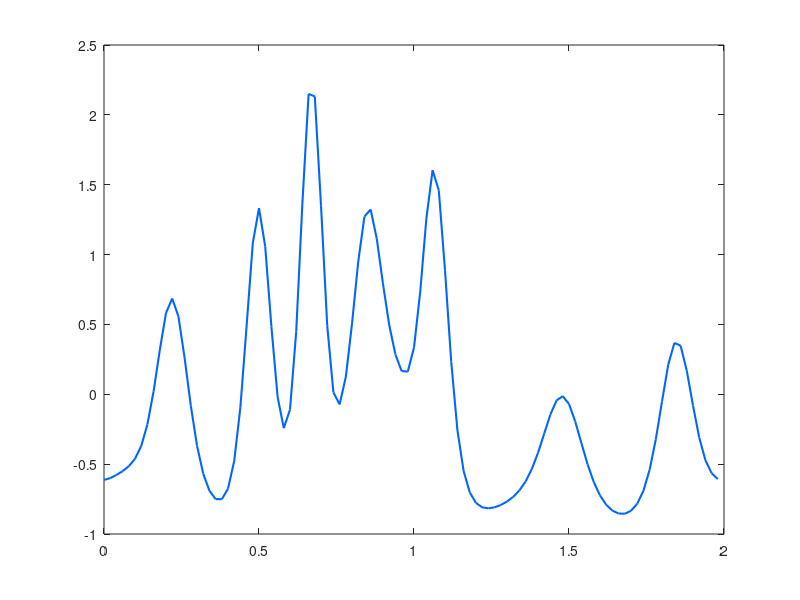

Recreate this plot in MATLAB. (Note: this script raises an error after producing the figure.)
% Implementation of six different schemes applied to the Korteweg-de Vries
% equation, as it is given in Eidnes and Li: "Linearly implicit local and
% global energy-preserving methods for Hamiltonian PDEs" [EL19].
% The schemes are:
% ** the LILEP and LIGEP schemes of [EL19],
% ** the LEP and GEP schemes of
% Gong, Cai and Wang: "Some new structure-preserving algorithms for general
% multi-symplectic formulations of Hamiltonian PDEs" (2014)
% ** the implicit midpoint (IMP) and multi-symplectic box (MSB) schemes of
% Ascher and McLachlan: "On symplectic and multisymplectic schemes for the
% KdV equation" (2005)
% ** a scheme obtained by a spatial discretization based on the standard
% formulation of the KdV equation, i.e. not on its multi-symplectic form,
% and the average vector field method in time (AVFM)
% 
% Code written by Sølve Eidnes and Lu Li

k = .01; % Time step size
T = 10; % End time
N = round(T/k); % Number of time steps

% % Initial conditions:
%
% Test problem 1 in [EL19]:
P = 2; % Length of spatial domain
M = 100; % Number of spatial steps
h = P/M; % Spatial step size
x = (0:h:P-h)';
gamma = 0.022;
eta = 1;
u0 = cos(pi*x);
%
% % Test problem 2 in [EL19]:
% P = 20; % Length of spatial domain
% M = 100; % Number of spatial steps
% h = P/M; % Spatial step size
% x = (0:h:P-h)';
% gamma = 1;
% eta = 6;
% c = 4;
% u_ana = @(x,t) 0.5*c*sech(mod(-x+c*t,P)-P/2).^2;
% u0 = u_ana(x,0);

% Creating the average and forward difference matrices:
e = ones(M,1);
Ax = .5*spdiags([e e], 0:1, M, M);
Ax(M,1) = .5;
deltax = 1/h*spdiags([-e e], 0:1, M, M);
deltax(M,1) = 1/h;
I = speye(M);

uNs = zeros(7,M); % To store solution values from all seven methods
% To store discrete approximations to the energy at every time step:
energies = zeros(1,N);
energiesK = zeros(1,N);

% LILEP
u = u0;
tic
for i = 1:N
    un = (1/k*Ax^3 + .5*eta*deltax*Ax*spdiags(Ax*u,0,M,M)*Ax + .5*gamma^2*deltax^3)\(1/k*Ax^3*u-.5*gamma^2*deltax^3*u);
    energies(i) = h*1/6*sum(-gamma^2*3*(deltax*u).^2 + eta*(Ax*u).^3);
    energiesK(i) = h*1/6*sum(-gamma^2*((deltax*u).^2 + 2*(deltax*u).*(deltax*un)) + eta*(Ax*u).^2.*(Ax*un));
    u = un;
end
fprintf('The LILEP scheme used %f seconds.\n',toc);
uNs(1,:) = u;
figure(1)
plot(x,uNs(1,:),'LineWidth',1.5,'Color',[0,.4,1])
hold on

% LEP
u = u0;
tic
for i = 1:N
    un = newton_KdV_LEP(u,u,eta,gamma,deltax,Ax,k,M,1e-10);
    energies(i) = h*1/6*sum(-gamma^2*3*(deltax*u).^2 + eta*(Ax*u).^3);
    energiesK(i) = h*1/6*sum(-gamma^2*((deltax*u).^2 + 2*(deltax*u).*(deltax*un)) + eta*(Ax*u).^2.*(Ax*un));
    u = un;
end
fprintf('The LEP scheme used %f seconds.\n',toc);
uNs(2,:) = u;
figure(1)
plot(x,uNs(2,:),'LineStyle','--','LineWidth',1.5,'Color',[.6,.8,1])

% LIGEP
deltacx = .5/h*spdiags([-e e], [-1,1], M, M);
deltacx(M,1) = .5/h;
deltacx(1,M) = -.5/h;
u = u0;
%D1 = deltacx;
D1 = fourierD1(M,P);
tic
for i = 1:N
    un = (I/k + .5*eta*D1*spdiags(u,0,M,M) + .5*gamma^2*D1^3)\(1/k*u - .5*gamma^2*D1^3*u);
    energies(i) = h*1/6*(-3*gamma^2*sum((D1*un).^2) + eta*sum(un.^3));
    energiesK(i) = h*1/6*(-gamma^2*sum((D1*u).^2+2*(D1*u).*(D1*un)) + eta*sum(u.^2.*un));
    u = un;
end
fprintf('The LIGEP scheme used %f seconds.\n',toc);
uNs(3,:) = u;
figure(1)
plot(x,uNs(3,:),'LineWidth',1.5,'Color',[.8,0,.2])

% GEP
u = u0;
%D1 = deltacx;
D1 = fourierD1(M,P);
tic
for i = 1:N
    un = newton_KdV_GEP(u,u,eta,gamma,D1,k,M,1e-10);
    energies(i) = h*1/6*(-3*gamma^2*sum((D1*un).^2) + eta*sum(un.^3));
    energiesK(i) = h*1/6*(-gamma^2*sum((D1*u).^2+2*(D1*u).*(D1*un)) + eta*sum(u.^2.*un));
    u = un;
end
fprintf('The GEP scheme used %f seconds.\n',toc);
uNs(4,:) = u;
figure(1)
plot(x,uNs(4,:),'LineStyle','--','LineWidth',1.5,'Color',[1,.6,.7])

% Creating matrices needed for the IMP, MSB and AVFM schemes:
deltac = .5/h*spdiags([-e e], [-1 1], M, M);
deltac(M,1) = .5/h; deltac(1,M) = -.5/h;
dc3 = spdiags([-e 2*e -2*e e], [-2 -1 1 2], M, M);
dc3(M,1) = -2; dc3(1,M) = 2; dc3(M,2) = 1;
dc3(M-1,1) = 1; dc3(1,M-1) = -1; dc3(2,M) = -1;
dc3 = .5/h^3*dc3;
otto = spdiags([e 3*e 3*e e], [-2 -1 0 1], M, M);
otto(1,M-1) = 1; otto(1,M) = 3; otto(2,M) = 1; otto(M,1) = 1;
motto = spdiags([-e 3*e -3*e e], [-2 -1 0 1], M, M);
motto(1,M-1) = -1; motto(1,M) = 3; motto(2,M) = -1; motto(M,1) = 1;
moo = spdiags([-e -e e e], [-2 -1 0 1], M, M);
moo(1,M-1) = -1; moo(1,M) = -1; moo(2,M) = -1; moo(M,1) = 1;
dd = 1/h^2*spdiags([e -2*e e], -1:1, M, M);
dd(M,1) = 1/h^2; dd(1,M) = 1/h^2;

% IMP
u = u0;
energies = zeros(1,N);
energiesK = zeros(1,N);
%theta = 2/3;
theta = 1;
tic
for i = 1:N
    u = newton_KdV_IMP(u,u,eta,gamma,deltac,dc3,k,theta,M,I,1e-10);
end
fprintf('The IMP scheme used %f seconds.\n',toc);
uNs(5,:) = u;
figure(1)
plot(x,uNs(5,:),'LineWidth',1.5,'Color',[.6,.8,.6])

% MSB
u = u0;
tic
for i = 1:N
    u = newton_KdV_MSB(u,u,eta,gamma,otto,motto,moo,k,h,M,1e-10);
end
fprintf('The MSB scheme used %f seconds.\n',toc);
uNs(6,:) = u;
figure(1)
plot(x,uNs(6,:),'LineWidth',1.5,'Color',[.7,.6,.8])

% AVFM
u = u0;
tic
for i = 1:N
    u = newton_KdV_AVF(u,u,eta,gamma,deltac,dd,k,M,I,1e-10);
end
fprintf('The AVFM scheme used %f seconds.\n',toc);
uNs(7,:) = u;
figure(1)
plot(x,uNs(6,:),'LineStyle','--','LineWidth',1.5,'Color',[1,0.6,0])
hold off

figure(1)
set(gca,'fontsize',9)
legend('LILEP','LEP','LIGEP','GEP','IMP','MSB','AVFM','Location','northeast')
ylabel('u(x,T)')
xlabel('x')

%%%%
function un = newton_KdV_LEP(u,un,eta,gamma,deltax,Ax,k,M,tol)
f = @(un) 1/k*Ax^3*(un-u) + 1/6*deltax*Ax*eta*((Ax*un).^2+(Ax*un).*(Ax*u)+(Ax*u).^2) + .5*gamma^2*(deltax^3*un+deltax^3*u);
J = @(un) 1/k*Ax^3 + 1/6*deltax*Ax*eta*(spdiags(Ax*u,0,M,M)*Ax+2*spdiags(Ax*un,0,M,M)*Ax) + .5*gamma^2*deltax^3;
err = norm(f(un));
c = 0;
while err > tol
    un = un - J(un)\f(un);
    err = norm(f(un));
    c = c+1;
    if c > 5
        break;
        err
    end
end
end

function un = newton_KdV_GEP(u,un,eta,gamma,Dx,k,M,tol)
f = @(un) 1/k*(un-u) + 1/6*Dx*eta*(un.^2+un.*u+u.^2) + .5*gamma^2*(Dx^3*un+Dx^3*u);
I = speye(M);
J = @(un) 1/k*I + 1/6*Dx*eta*(spdiags(u,0,M,M)+2*spdiags(un,0,M,M)) + .5*gamma^2*Dx^3;
err = norm(f(un));
c = 0;
while err > tol
    un = un - J(un)\f(un);
    err = norm(f(un));
    c = c+1;
    if c > 5
        break;
        err
    end
end
end

function un = newton_KdV_IMP(u,un,eta,gamma,deltac,dc3,k,theta,M,I,tol)
f = @(un) 1/k*(un-u) + .5*eta*(theta*deltac*((.5*(u+un)).^2) + (1-theta)*(u+un).*(deltac*.5*(u+un))) + gamma^2*dc3*(.5*(u+un));
J = @(un) 1/k*I + .5*eta*(.5*theta*deltac*spdiags(u+un,0,M,M) + (1-theta)*.5*(spdiags(u+un,0,M,M)*deltac + spdiags(deltac*(u+un),0,M,M))) + .5*gamma^2*dc3;
err = norm(f(un));
c = 0;
while err > tol
    un = un - J(un)\f(un);
    err = norm(f(un));
    c = c+1;
    if c > 5
        break;
        err
    end
end
end

function un = newton_KdV_MSB(u,un,eta,gamma,otto,motto,moo,k,h,M,tol)
f = @(un) 1/k*otto*(un-u) + .25*eta/h*moo*((u+un).^2) + 4*gamma^2/h^3*motto*(u+un);
J = @(un) 1/k*otto + .5*eta/h*moo*spdiags(u+un,0,M,M) + 4*gamma^2/h^3*motto;
err = norm(f(un));
c = 0;
while err > tol
    un = un - J(un)\f(un);
    err = norm(f(un));
    c = c+1;
    if c > 5
        break;
        err
    end
end
end

function un = newton_KdV_AVF(u,un,eta,gamma,deltac,dc2,k,M,I,tol)
f = @(un) 1/k*(un-u) + deltac*(.5*eta*1/3*(u.^2+u.*un+un.^2) + gamma^2*dc2*(.5*(u+un)));
J = @(un) 1/k*I + deltac*(.5*eta*spdiags(1/3*(u+2*un),0,M,M) + .5*gamma^2*dc2);
err = norm(f(un));
c = 0;
while err > tol
    un = un - J(un)\f(un);
    err = norm(f(un));
    c = c+1;
    if c > 5
        break;
        err
    end
end
end

function D1 = fourierD1(M,L)
mu = 2*pi/L;
D1 = zeros(M,M);
for j = 1:M
    for k = 1:M
        if j == k
            D1(j,k) = 0;
        else
            D1(j,k) = 1/2*mu*(-1)^(j+k)*cot(mu*(j-k)*L/M/2);
        end
    end
end
if mod(M,2) == 1
    for j = 1:(M-1)/2
        for k = (j+(M+1)/2):M
            D1(j,k) = -D1(j,k);
            D1(M+1-j,M+1-k) = -D1(M+1-j,M+1-k);
        end
    end
end
end
